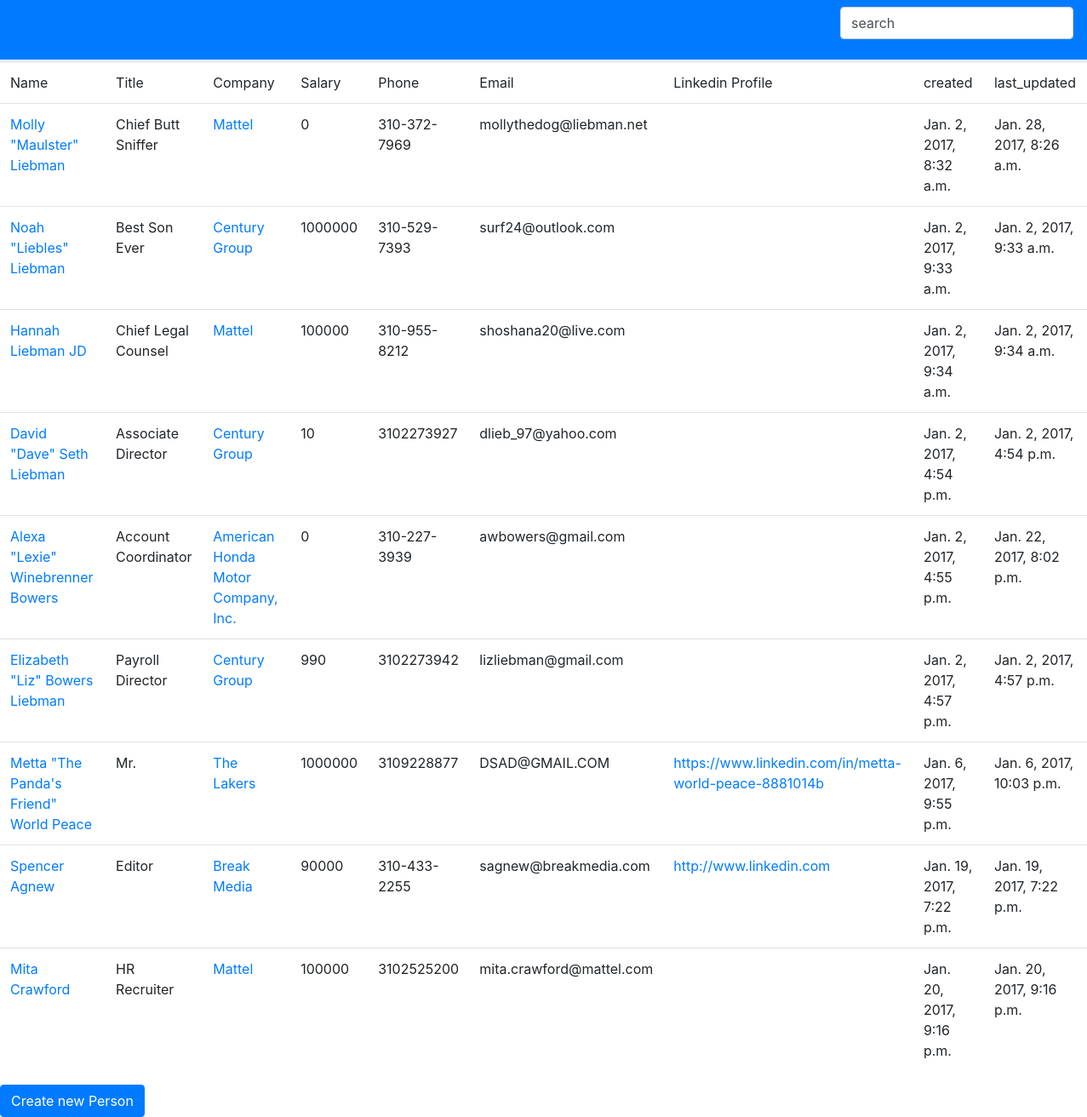
Page /matcher/people/ on the committed database.
### matcher/models.py (models this page shows, shortened)
class Person(models.Model):
    created = models.DateTimeField(auto_now_add=True, editable=False)
    last_updated = models.DateTimeField(auto_now=True, editable=False)
    salary = models.PositiveIntegerField(default=0)
    phone = models.CharField(max_length=20)
    email = models.EmailField()
    prefix = models.CharField(max_length=12, blank=True, choices=PREFIX_CHOICES)
    first_name = models.CharField(max_length=30)
    last_name = models.CharField(max_length=30)
    middle_name = models.CharField(max_length=30,blank=True)
    suffix = models.CharField(max_length=30,blank=True)
    nickname = models.CharField(max_length=30,blank=True)
    title = models.CharField(max_length=100)#JOB TITLE SO WE SHOULD ADD A PREFIX LIKE MR MS DR ETC
    title_code = models.CharField(max_length=4, choices=TITLE_CODE_CHOICES)
    linkedin_profile = models.URLField(blank=True)
    current_employer = models.ForeignKey('Company', on_delete=models.CASCADE)
    class Meta:
    	verbose_name_plural = "people"
    def get_absolute_url(self):
    	return reverse('matcher:persondetail', args=(self.pk,))

class Company(models.Model):
    company_name = models.CharField(max_length=100)
    created = models.DateTimeField(auto_now_add=True, editable=False)
    last_updated = models.DateTimeField(auto_now=True, editable=False)
    main_number = models.CharField(max_length=20)
    address = models.TextField(max_length=100)
    zip_code = models.IntegerField(default=0)
    description = models.TextField(max_length=1000)
    industry = models.CharField(max_length=100)
    size = models.CharField(max_length=30)
    website = models.URLField()
    linkedin_profile = models.URLField()
    def get_absolute_url(self):
    	return reverse('matcher:companydetail', args=(self.pk,))
    class Meta:
    	verbose_name_plural = "companies"

### matcher/views.py (the view)
class PeopleList(generic.ListView):
	template_name = 'matcher/people_list.html'
	def get_queryset(self):
		return Person.objects.all()

### matcher/templates/matcher/people_list.html (shortened to what this page needs)
{% extends 'matcher/base.html' %}
{% block body %}
{% load humanize %}
<table class="table">
<tr>
<td>Name </td>
    <td>Title</td>
    <td>Company</td>
    <td>Salary</td>
    <td>Phone</td>
    <td>Email</td>
    <td>Linkedin Profile</td>
    <td>created</td>
    <td>last_updated</td>
</tr>
{% for object in object_list %}
<tr>
    <td><a href="{{object.get_absolute_url}}">
    {{ object.first_name }}
    {% if object.nickname %} "{{ object.nickname}}" {% endif %}
    {{ object.middle_name }}
    {{ object.last_name }}
    {% if object.suffix%} {{object.suffix}} {% endif%}
     </a></td>
     <td>{{ object.title }}</td>
     <td><a href="{{object.current_employer.get_absolute_url}}"> {{ object.current_employer.company_name }} </a></td>
    <td>{{ object.salary }}</td>
    <td>{{ object.phone }}</td>
    <td>{{ object.email }}</td>
    <td><a href="{{ object.linkedin_profile }}">{{ object.linkedin_profile }}</a></td>
    <td>{{ object.created }}</td>
    <td>{{ object.last_updated }}</td>
</tr>
{% endfor %}
</table><a class="btn btn-primary" href="{% url 'matcher:person_add' %}">Create new Person</a>
{% endblock %}

### rows in the picture
Person: first_name "Molly", nickname "Maulster", last_name "Liebman", title "Chief Butt Sniffer", current_employer.company_name "Mattel", salary "0", phone "310-372-7969", email "mollythedog@liebman.net", created "Jan. 2, 2017, 8:32 a.m.", last_updated "Jan. 28, 2017, 8:26 a.m."
Person: first_name "Noah", nickname "Liebles", last_name "Liebman", title "Best Son Ever", current_employer.company_name "Century Group", salary "1000000", phone "310-529-7393", email "surf24@outlook.com", created "Jan. 2, 2017, 9:33 a.m.", last_updated "Jan. 2, 2017, 9:33 a.m."
Person: first_name "Hannah", last_name "Liebman", suffix "JD", title "Chief Legal Counsel", current_employer.company_name "Mattel", salary "100000", phone "310-955-8212", email "shoshana20@live.com", created "Jan. 2, 2017, 9:34 a.m.", last_updated "Jan. 2, 2017, 9:34 a.m."
Person: first_name "David", nickname "Dave", middle_name "Seth", last_name "Liebman", title "Associate Director", current_employer.company_name "Century Group", salary "10", phone "3102273927", email "dlieb_97@yahoo.com", created "Jan. 2, 2017, 4:54 p.m.", last_updated "Jan. 2, 2017, 4:54 p.m."
Person: first_name "Alexa", nickname "Lexie", middle_name "Winebrenner", last_name "Bowers", title "Account Coordinator", current_employer.company_name "American Honda Motor Company, Inc.", salary "0", phone "310-227-3939", email "awbowers@gmail.com", created "Jan. 2, 2017, 4:55 p.m.", last_updated "Jan. 22, 2017, 8:02 p.m."
Person: first_name "Elizabeth", nickname "Liz", middle_name "Bowers", last_name "Liebman", title "Payroll Director", current_employer.company_name "Century Group", salary "990", phone "3102273942", email "lizliebman@gmail.com", created "Jan. 2, 2017, 4:57 p.m.", last_updated "Jan. 2, 2017, 4:57 p.m."
Person: first_name "Metta", nickname "The Panda's Friend", middle_name "World", last_name "Peace", title "Mr.", current_employer.company_name "The Lakers", salary "1000000", phone "3109228877", email "DSAD@GMAIL.COM", linkedin_profile "https://www.linkedin.com/in/metta-world-peace-8881014b", created "Jan. 6, 2017, 9:55 p.m.", last_updated "Jan. 6, 2017, 10:03 p.m."
Person: first_name "Spencer", last_name "Agnew", title "Editor", current_employer.company_name "Break Media", salary "90000", phone "310-433-2255", email "sagnew@breakmedia.com", linkedin_profile "http://www.linkedin.com", created "Jan. 19, 2017, 7:22 p.m.", last_updated "Jan. 19, 2017, 7:22 p.m."
Person: first_name "Mita", last_name "Crawford", title "HR Recruiter", current_employer.company_name "Mattel", salary "100000", phone "3102525200", email "mita.crawford@mattel.com", created "Jan. 20, 2017, 9:16 p.m.", last_updated "Jan. 20, 2017, 9:16 p.m."
